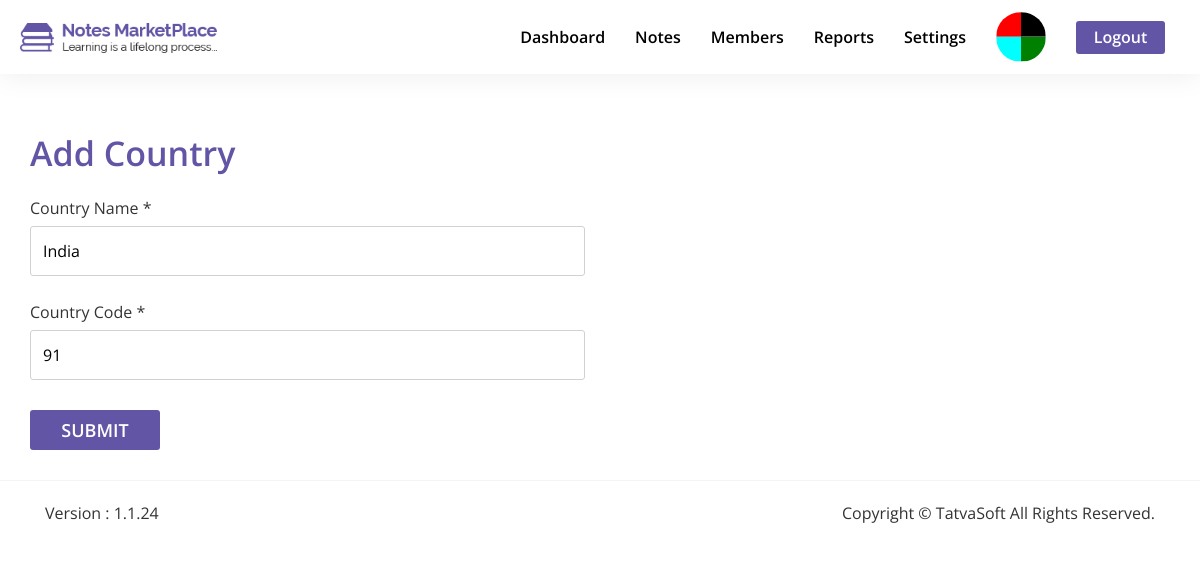
Page /Admin/html/add-country.php?country_id=1 (signed in) on the committed database.
### tables this page shows
CREATE TABLE `user_profile` (
  `ProfileID` int(11) NOT NULL,
  `UserID` int(11) NOT NULL,
  `DOB` date DEFAULT NULL,
  `Gender` int(11) DEFAULT NULL,
  `SecondaryEmail` varchar(100) DEFAULT NULL,
  `CountryCode` varchar(5) NOT NULL,
  `PhoneNumber` varchar(20) NOT NULL,
  `ProfilePicture` varchar(500) DEFAULT NULL,
  `AddressLine1` varchar(100) NOT NULL,
  `AddressLine2` varchar(100) NOT NULL,
  `City` varchar(50) NOT NULL,
  `State` varchar(50) NOT NULL,
  `ZipCode` varchar(50) NOT NULL,
  `Country` varchar(50) NOT NULL,
  `University` varchar(100) DEFAULT NULL,
  `College` varchar(100) DEFAULT NULL,
  `CreatedDate` datetime DEFAULT current_timestamp(),
  `CreatedBy` int(11) DEFAULT NULL,
  `ModifiedDate` datetime DEFAULT NULL ON UPDATE current_timestamp(),
  `ModifiedBy` int(11) DEFAULT NULL
);

CREATE TABLE `countries` (
  `CountryID` int(11) NOT NULL,
  `Name` varchar(100) NOT NULL,
  `CountryCode` varchar(100) NOT NULL,
  `CreatedDate` datetime DEFAULT current_timestamp(),
  `CreatedBy` int(11) DEFAULT NULL,
  `ModifiedDate` datetime DEFAULT NULL ON UPDATE current_timestamp(),
  `ModifiedBy` int(11) DEFAULT NULL,
  `IsActive` bit(1) NOT NULL DEFAULT b'1'
);

### Admin/includes/user-dp.php (called while the page is built, shortened)
<?php
if (isset($_SESSION['UserLoggedIn'])) {
    $UserID = $_SESSION['UserID'];
    $profile_query = "SELECT * FROM users u JOIN user_profile up ON u.UserID = up.UserID WHERE u.UserID = {$UserID} ";
    $profile_query_result = mysqli_query($connection, $profile_query);
    $get_default_dp = mysqli_query($connection, "SELECT * FROM system_configuration c WHERE c.Key = 'DefaultMemberDisplayPicture' ");
    $get_default_dp_path = mysqli_fetch_assoc($get_default_dp)['Value'];
    if (mysqli_num_rows($profile_query_result) != 0) {
        $getUserDP = "SELECT ProfilePicture FROM user_profile WHERE UserID = {$UserID} ";
        $getUserDP_query = mysqli_query($connection, $getUserDP);
        $getUserDP_row = mysqli_fetch_assoc($getUserDP_query);
        $DP_name = $getUserDP_row['ProfilePicture'];
        if ($DP_name != null) {
            $user_dp_path = $DP_name;
        } else {
            $user_dp_path = $get_default_dp_path;
        }
    } else {
        $user_dp_path = $get_default_dp_path;
    }
}

### Admin/html/add-country.php (the view, shortened to what this page needs)
<?php include "../includes/head.php"; ?>
<body>
    <section id="add-country" class="admin-add-page">
        <div class="only-white-nav extra-style-nav only-white-nav-with-mb">
            <header class="site-header">
                <div class="header-wrapper">
                    <div class="logo-wrapper">
                        <a href="dashboard.php" title="Site Logo">
                            <img src="../images/logo/dark-logo.png" alt="Logo">
                        </a>
                    </div>
                    <div class="navigation-wrapper">
                        <nav class="main-nav">
                            <ul class="menu-navigation">
                                <li>
                                    <a class="hover-bottom-border" href="dashboard.php">Dashboard</a>
                                </li>
                                <li>
                                    <div class="dropdown notes-btn-dropdown">
                                        <a class="hover-bottom-border" role="button" id="notes-dropdown-lable" data-toggle="dropdown" aria-haspopup="true" aria-expanded="false">Notes</a>
                                    </div>
                                </li>
                                <li>
                                    <a class="hover-bottom-border" href="members.php">Members</a>
                                </li>
                                <li>
                                    <div class="dropdown reports-btn-dropdown">
                                        <a class="hover-bottom-border" role="button" id="reports-dropdown-lable" data-toggle="dropdown" aria-haspopup="true" aria-expanded="false">Reports</a>
                                    </div>
                                </li>
                                <li>
                                    <div class="dropdown settings-btn-dropdown">
                                        <a class="hover-bottom-border" role="button" id="settings-dropdown-lable" data-toggle="dropdown" aria-haspopup="true" aria-expanded="false">Settings</a>
                                            </div>
                                </li>
                                <li class="logged-in-user-photo-li">
                                    <div class="dropdown user-picture-dropdown">
                                        <a href="#" role="button" id="dropdownMenuLink" data-toggle="dropdown" aria-haspopup="true" aria-expanded="false">
                                            <div class="logged-in-user-photo">
                                                <img src="<?php echo $user_dp_path; ?>" alt="User Photo" class="rounded-circle">
                                            </div>
                                        </a>
                                    </div>
                                </li>
                                <li>
                                    <a class="btn btn-general btn-purple logout-link" href="javascript:void(0)">Logout</a>
                                </li>
                            </ul>
                        </nav>
                    </div>
                </div>
            </header>
        </div>
        <div class="general-box">
            <div class="content-box-lg">
                <div class="container">
                    <div class="row">
                        <p class="section-heading">Add Country</p>
                    </div>
                </div>
                <?php
                if (isset($_GET['country_id'])) {
                    $country_id = $_GET['country_id'];
                    $get_country = mysqli_fetch_assoc(mysqli_query($connection, "SELECT * FROM countries WHERE CountryID = {$country_id} "));
                    $CountryName = $get_country['Name'];
                    $CountryCode = $get_country['CountryCode'];
                } else {
                    $CountryName = null;
                    $CountryCode = null;
                }
                ?>
                <div class="container">
                    <div class="row">
                        <form action="" method="POST" id="add-country-form">
                            <div class="row">
                                <div class="col-xl-6 col-lg-6 col-md-12 col-sm-12">
                                    <div class="form-group">
                                        <label class="info-label">Country Name *</label>
                                        <input name="CountryName" value="<?php echo $CountryName; ?>" type="text" class="form-control input-box-style" placeholder="Enter country name">
                                    </div>
                                    <div class="form-group">
                                        <label class="info-label">Country Code *</label>
                                        <input name="CountryCode" value="<?php echo $CountryCode; ?>" type="text" class="form-control input-box-style" placeholder="Enter country code">
                                    </div>
                                    <div class="form-btn">
                                        <button name="add_country" type="submit" class="btn btn-general btn-purple">Submit</button>
                                    </div>
                                </div>
                            </div>
                        </form>
                    </div>
                </div>
            </div>
        </div>
        <?php include "../includes/footer.php"; ?>
    </section>
</body>
</html>

### Admin/css/style.css (style rules this page uses)
body { font-family: "Open Sans", sans-serif; }
.section-heading { text-align: center; font-family: "Open Sans", sans-serif; font-size: 34px; font-weight: 600; line-height: 38px; color: #6255a5; }
.site-header { background-color: transparent; position: fixed; top: 0; width: 100%; height: 100px; left: 0; right: 0; z-index: 999; transition: all .3s; }
.site-header .header-wrapper { display: flex; flex-wrap: wrap; justify-content: space-between; align-items: center; max-width: 100%; padding: 0 40px; transition: .3s; margin: 12.5px 0px; }
.site-header .header-wrapper .logo-wrapper a { color:#fff; text-decoration:none; font-size:50px; }
.site-header .header-wrapper .logo-wrapper a img { padding-bottom: 10px; }
.site-header .header-wrapper .logo-wrapper { position: relative; z-index: 9; }
.site-header .header-wrapper .navigation-wrapper .main-nav .menu-navigation { margin: 0; display: flex; align-items: center; list-style:none; }
.site-header .header-wrapper .navigation-wrapper .main-nav .menu-navigation>li { margin: 0 20px; }
.site-header .header-wrapper .navigation-wrapper .main-nav .menu-navigation>li a { font-size: 16px; display: inline-block; line-height: 20px; font-weight: 600; color: #fff; text-decoration:none; }
.site-header .header-wrapper .navigation-wrapper .main-nav .menu-navigation .btn-general { text-transform: none; line-height: 18px; }
.menu-navigation .btn-general { width: 89px; height: 33px; }
.site-header .header-wrapper .navigation-wrapper .main-nav .menu-navigation li a { transition: all ease-in .15s; }
.btn-general { border-radius: 3px; font-weight: 600; font-size: 18px; line-height: 30px; text-transform: uppercase; transition: all .5s; }
.btn-purple { color: #fff; background: #6255a5; }
.content-box-lg { padding: 60px 0; }
.btn-general { width: 172px; }
.info-label, #remember-me-label, #forgot-box-label { font-size: 16px; font-weight: 400; line-height: 20px; color: #333333; }
.input-box-style, #comment-questions, .upload-input-box { border: 1px solid #6255a5; max-width: 480px; height: 50px; border-radius: 3px; font-size: 16px; font-weight: 400; line-height: 20px; color: #000; }
::placeholder { font-size: 16px; font-weight: 400; line-height: 20px; color: #8a8a8a; }
.form-btn { margin-top: 30px; }
.form-btn button { width: 100%; }
.only-white-nav .site-header { background-color: #fff; box-shadow: 0px 0px 30px 0px rgba(0, 0, 0, 0.08); }
.only-white-nav .site-header .header-wrapper .navigation-wrapper .main-nav .menu-navigation > li a { color: #000; transition: all ease-in .15s; }
.only-white-nav .site-header .header-wrapper .navigation-wrapper .main-nav .menu-navigation > li a.btn-general { color: #fff; }
.general-box .content-box-lg { padding: 0px; padding-top: 60px; }
.general-box .info-label { margin-top: 10px; }
.general-box form { width: 100%; }
.general-box input, #comment-questions, #user-profile select, #add-note select.input-box-style, .upload-input-box { max-width: 100%; }
.logged-in-user-photo { width: 50px; }
.logged-in-user-photo img { width: 50px; height: 50px; }
.only-white-nav.only-white-nav-with-mb { margin-bottom: 100px; }
.admin-add-page .input-box-style { border: 1px solid #d1d1d1; }
.admin-add-page .general-box .form-btn button { width: 130px; height: 40px; line-height: 25px; }

### Admin/css/responsive.css (style rules this page uses)
@media (max-width: 1300px) { .only-white-nav.extra-style-nav.only-white-nav-with-mb { margin-bottom: 74px; } }
@media (max-width: 1300px) { .only-white-nav.extra-style-nav .site-header .header-wrapper { padding: 0px 20px; } }
@media (max-width: 1300px) { .only-white-nav.extra-style-nav .site-header .header-wrapper .navigation-wrapper .main-nav .menu-navigation>li { margin: 0px 15px; } }
@media (max-width: 1300px) { .only-white-nav.extra-style-nav .site-header { max-height: 74px; } }
@media (max-width: 1300px) { .only-white-nav.extra-style-nav .site-header .header-wrapper { height: 74px; margin: auto; } }
@media (max-width: 1300px) { .only-white-nav.extra-style-nav .site-header .header-wrapper .logo-wrapper { height: 74px; } }
@media (max-width: 1300px) { .only-white-nav.extra-style-nav .site-header .header-wrapper .logo-wrapper a img { height: 40px; } }

### rows in the picture
user_profile: ProfilePicture (picture)
countries: CountryName "India", CountryCode "91"
